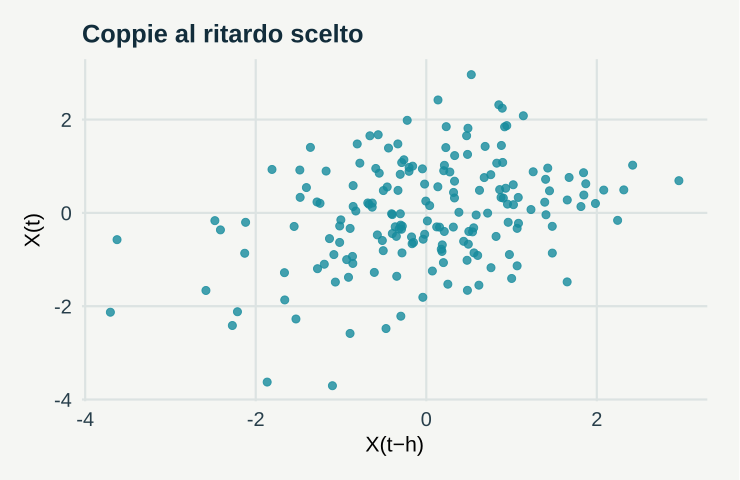

R code for this plot:
# GeoStat Lab — funzioni comuni. R >= 4.3; ggplot2 >= 3.4; jsonlite.
suppressPackageStartupMessages(library(ggplot2))
col_geo <- c('#168B9C','#BC5B35','#7054A4','#A17B19','#227864','#64748B')
theme_set(theme_minimal(base_size=17, base_family='sans') + theme(
  plot.background=element_rect(fill='#F5F6F3',colour=NA),
  panel.background=element_rect(fill='#F5F6F3',colour=NA),
  panel.grid.minor=element_blank(),panel.grid.major=element_line(colour='#DCE3E2'),
  plot.title=element_text(size=19,face='bold',colour='#122D3B'),
  plot.subtitle=element_text(size=13,colour='#405560',margin=margin(b=12)),
  axis.text=element_text(size=15,colour='#273E4A'),axis.title=element_text(size=16),
  legend.position='bottom',legend.title=element_blank(),legend.text=element_text(size=14),
  strip.text=element_text(size=15,face='bold'),plot.margin=margin(18,24,18,18)))
metric <- function(...) data.frame(grandezza=names(c(...)),valore=as.character(c(...)),check.names=FALSE)
f <- function(x,d=3) {out<-formatC(x,digits=d,format='fg');out[!is.finite(x)]<-'Non definito';out}
line_plot <- function(d,x='x',y='y',title='',xl=x,yl=y,group=NULL) {
 p<-ggplot(d,aes(x=.data[[x]],y=.data[[y]]))
 if(is.null(group)) p<-p+geom_line(colour=col_geo[1],linewidth=1.05) else p<-p+aes(colour=.data[[group]],group=.data[[group]])+geom_line(linewidth=1)+scale_colour_manual(values=col_geo)
 p+labs(title=title,x=xl,y=yl)
}
point_plot <- function(d,x='x',y='y',title='',xl=x,yl=y,group=NULL) {
 p<-ggplot(d,aes(x=.data[[x]],y=.data[[y]]))
 if(is.null(group))p<-p+geom_point(colour=col_geo[1],size=2.5,alpha=.8) else p<-p+aes(colour=.data[[group]])+geom_point(size=2.7,alpha=.85)+scale_colour_manual(values=col_geo)
 p+labs(title=title,x=xl,y=yl)
}
hist_plot<-function(x,title='',xl='Valore',bins=20)ggplot(data.frame(x=x),aes(x))+geom_histogram(bins=bins,fill=col_geo[1],colour='#F5F6F3')+labs(title=title,x=xl,y='Frequenza')
bar_plot<-function(d,x='gruppo',y='valore',title='',yl='Valore')ggplot(d,aes(x=.data[[x]],y=.data[[y]],fill=.data[[x]]))+geom_col(width=.65)+scale_fill_manual(values=rep(col_geo,length.out=length(unique(d[[x]])) ))+guides(fill='none')+labs(title=title,x=NULL,y=yl)
map_plot<-function(d,z='z',title='',xl='Est [km]',yl='Nord [km]')ggplot(d,aes(x,y,fill=.data[[z]]))+geom_raster()+coord_equal()+scale_fill_gradientn(colours=c('#153F56','#298C9C','#B8CDB2','#F1D889','#AD542F'))+labs(title=title,x=xl,y=yl)
acf_data<-function(x,lag=20){a<-acf(x,lag.max=min(lag,length(x)-1),plot=FALSE);data.frame(x=as.vector(a$lag)[-1],y=as.vector(a$acf)[-1])}
# AR(1), distribuzione marginale stazionaria N(0, 1).
ar_series<-function(n,rho){x<-numeric(n);x[1]<-rnorm(1);for(i in 2:n)x[i]<-rho*x[i-1]+sqrt(1-rho^2)*rnorm(1);x}
# Distanze euclidee in unità metriche già dichiarate; nessuna conversione implicita di CRS.
dist_cross<-function(a,b)sqrt(outer(a[,1],b[,1],'-')^2+outer(a[,2],b[,2],'-')^2)
# Predittore IDW: i punti coincidenti ricevono esattamente il valore osservato.
idw<-function(xy,z,new,power=2){dd<-dist_cross(new,xy);apply(dd,1,function(d)if(any(d<1e-10))mean(z[d<1e-10])else weighted.mean(z,d^(-power)))}
# CART didattico binario: divisioni assiali che minimizzano l'impurità di Gini.
cart_fit<-function(x,y,depth=2,minleaf=4){
 node<-list(p=mean(y),n=length(y));if(depth<1||length(unique(y))<2||length(y)<2*minleaf)return(node)
 best<-Inf
 for(j in seq_len(ncol(x))){v<-sort(unique(x[,j])); if(length(v)<2)next
  for(cut in (head(v,-1)+tail(v,-1))/2){left<-x[,j]<=cut;nl<-sum(left);nr<-sum(!left);if(min(nl,nr)<minleaf)next
   score<-nl*mean(y[left])*(1-mean(y[left]))+nr*mean(y[!left])*(1-mean(y[!left]))
   if(score<best){best<-score;node$j<-j;node$cut<-cut;split<-left}
  }
 }
 if(is.finite(best)){node$left<-cart_fit(x[split,,drop=FALSE],y[split],depth-1,minleaf);node$right<-cart_fit(x[!split,,drop=FALSE],y[!split],depth-1,minleaf)};node
}
cart_predict<-function(tree,x)apply(x,1,function(row){t<-tree;while(!is.null(t$j))t<-if(row[t$j]<=t$cut)t$left else t$right;t$p})

p <- list(phi = 0.2, lag = 1, seed = 17)
set.seed(p$seed)

x <- ar_series(180, p$phi)

h <- p$lag

data <- data.frame(x = head(x, -h), y = tail(x, -h))

ac <- acf_data(x)

plots <- list(point_plot(data, title = "Coppie al ritardo scelto", xl = "X(t−h)", yl = "X(t)"), 
    ggplot(ac, aes(x, y)) + geom_segment(aes(xend = x, yend = 0), colour = col_geo[1], linewidth = 1) + 
        geom_point(aes(y = p$phi^x), colour = col_geo[2], size = 2) + labs(title = "ACF empirica e teorica", 
        x = "Ritardo", y = "Autocorrelazione"))

metrics <- metric(`Correlazione al ritardo` = f(cor(data$x, data$y)), `Correlazione teorica` = f(p$phi^h))
print(metrics,row.names=FALSE)
ggplot2::ggsave('m09-autocorrelazione-B.svg',plots[[1]],device=svglite::svglite,width=7.7,height=5.0,bg='#F8F6F1')
